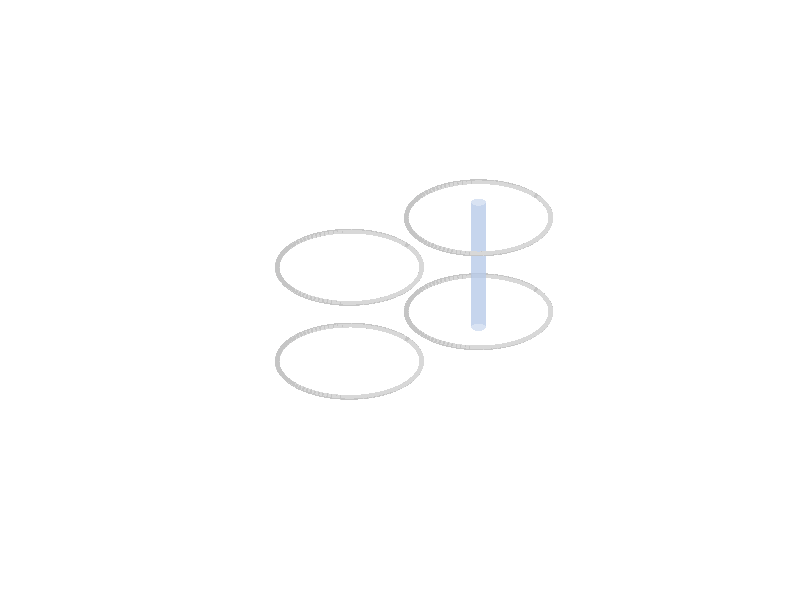

MATLAB code to generate this figure:
% plot two channel gradient coil and sample
%
% Mengjia He, 2023.08.08

% Define torus parameters for helmholtz gradient coil
R = 3;      			% Major radius (distance from center of tube to center of torus)
r = 0.1;      			% Minor radius (radius of the tube)
dx_array = 2.25*R;

% Generate parameter values for theta and phi
theta = linspace(0, 2*pi, 100);   % Azimuthal angle
phi = linspace(0, 2*pi, 100);     % Polar angle

% Create a meshgrid for theta and phi
[Theta, Phi] = meshgrid(theta, phi);

% Calculate torus coordinates using parametric equations
x1 = (R + r*cos(Phi)) .* cos(Theta)-dx_array/2;
x2 = (R + r*cos(Phi)) .* cos(Theta)+dx_array/2;
y1 = (R + r*cos(Phi)) .* sin(Theta)-dx_array/2;
z1 =  r * sin(Phi)+ R*0.75;
z2 = r * sin(Phi) - R*0.75;

% Plot the torus
figure;
surf(x1, y1, z1, 'EdgeColor', 'none', 'FaceColor',[.7 .7 .7],'FaceAlpha',0.5);
hold on;
surf(x1, y1, z2, 'EdgeColor', 'none', 'FaceColor',[.7 .7 .7],'FaceAlpha',0.5);
hold on;
surf(x2, y1, z1, 'EdgeColor', 'none', 'FaceColor',[.7 .7 .7],'FaceAlpha',0.5);
hold on;
surf(x2, y1, z2, 'EdgeColor', 'none', 'FaceColor',[.7 .7 .7],'FaceAlpha',0.5);
hold on;

% Plot a circle on the torus, indicate thre current line
circle_radius = 3;
circle_x1 = circle_radius * cos(theta)-dx_array/2;
circle_y1 = circle_radius * sin(theta)-dx_array/2;
circle_x2 = circle_radius * cos(theta)+dx_array/2;
circle_z1 = zeros(size(theta))+R*0.75;
circle_z2 = zeros(size(theta))-R*0.75;
plot3(circle_x1, circle_y1, circle_z1, 'Color',[0.4155 0.0037 0.1234],'LineWidth', 2);
hold on;
plot3(circle_x1, circle_y1, circle_z2, 'Color',[0.4155 0.0037 0.1234], 'LineWidth', 2);
hold on;
plot3(circle_x2, circle_y1, circle_z1, 'Color',[0.0197 0.1882 0.3804],'LineWidth', 2);
hold on;
plot3(circle_x2, circle_y1, circle_z2, 'Color',[0.0197 0.1882 0.3804], 'LineWidth', 2);
hold on;
axis off;  % Turn off axes
axis equal;   % Set aspect ratio to be equal
view(3);  % Set view to 3D

% Plot the cylinder along the z-axis, indicate the sample
cylinder_radius = 0.3;
cylinder_height = R*2;
cylinder_z = linspace(-cylinder_height/2, cylinder_height/2, 100);
cylinder_theta = linspace(0, 2*pi, 100);
[CylinderZ, CylinderTheta] = meshgrid(cylinder_z, cylinder_theta);
CylinderX1 = cylinder_radius * cos(CylinderTheta)-dx_array/2;
CylinderY1 = cylinder_radius * sin(CylinderTheta)-dx_array/2;
CylinderX2 = cylinder_radius * cos(CylinderTheta)+dx_array/2;

% sample 1
% surf(CylinderX1, CylinderY1, CylinderZ, 'EdgeColor', 'none', 'FaceColor',...
%     [0.7059 0.7804 0.9059],'FaceAlpha',0.5);
% % hold on;

% sample 2
surf(CylinderX2, CylinderY1, CylinderZ, 'EdgeColor', 'none', 'FaceColor',...
    [0.7059 0.7804 0.9059],'FaceAlpha',0.5);
